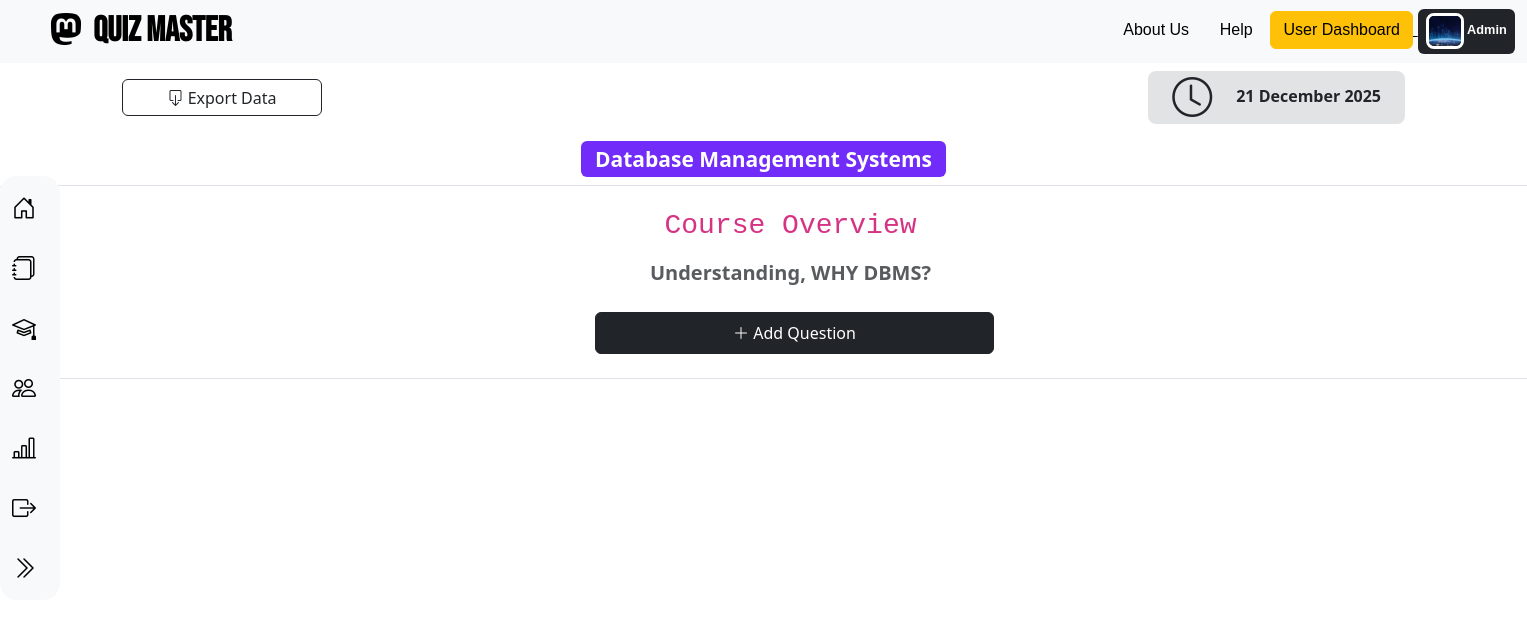
The app's page /admin_question/1/1/1 (signed in), older data.
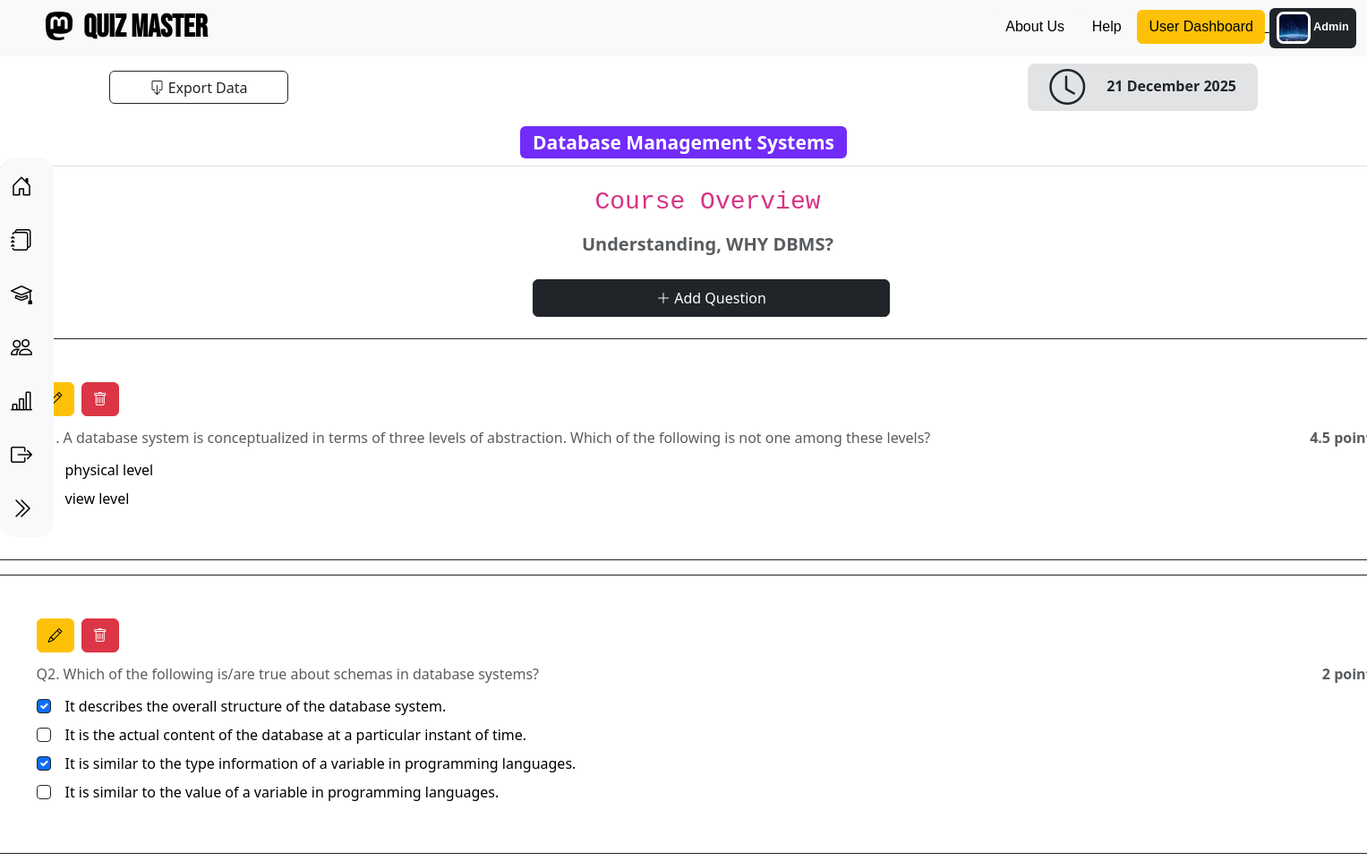
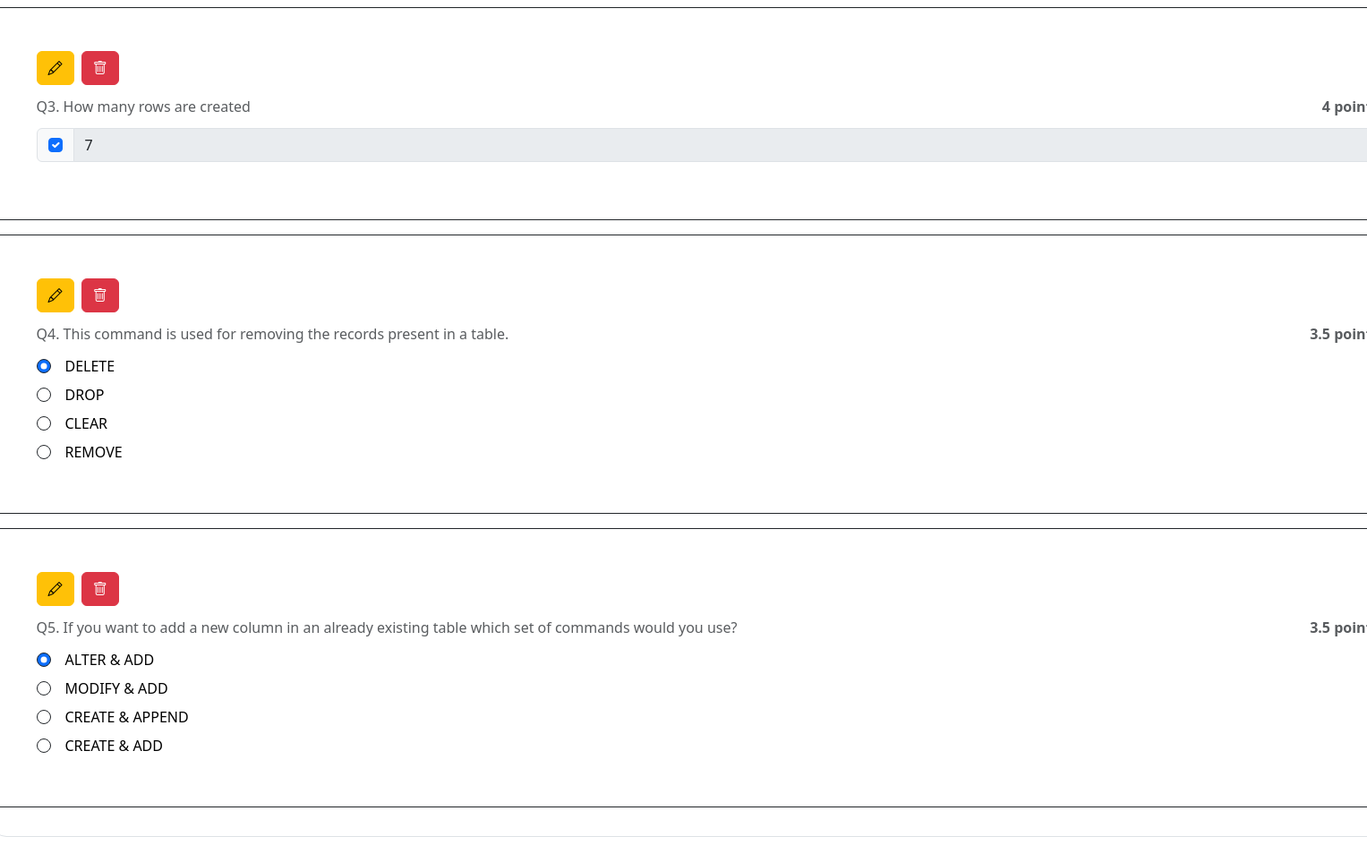
The same page, newer data (2 pictures, top to bottom).
### application/models.py (models this page shows)
class User(db.Model):  # Student Model
    id = db.Column(db.Integer, primary_key=True)
    firstname = db.Column(db.String(), nullable=False)
    lastname = db.Column(db.String())
    dob = db.Column(db.Date(), nullable=False)
    gender = db.Column(db.String(), nullable=False)
    bloodgroup = db.Column(db.String(), nullable=False)
    qualification = db.Column(db.String(), nullable=False)
    email = db.Column(db.String(), unique=True, nullable=False)
    username = db.Column(db.String(), unique=True, nullable=False)
    password = db.Column(db.String(), nullable=False)
    profile_image = db.Column(db.String(), nullable=False)
    type = db.Column(db.String(), default="general")
    subjects = db.relationship('Subject', secondary=user_subject, backref='thatuser')
    scores = db.relationship("Score", backref="thatuser", cascade="all, delete-orphan")

class Subject(db.Model):  # Subject Model
    id = db.Column(db.Integer, primary_key=True)
    name = db.Column(db.String(), nullable=False)
    category = db.Column(db.String(), nullable=False)
    description = db.Column(db.String(), nullable=False)
    sub_image = db.Column(db.String(), nullable=False)
    instructors = db.relationship('Instructor', secondary=subject_instructor, backref='that_inst_sub')
    chapters = db.relationship("Chapter", backref="that_chap_sub", cascade="all, delete-orphan")

class Chapter(db.Model):  # Chapter Model
    id = db.Column(db.Integer, primary_key=True)
    name = db.Column(db.String(), nullable=False)
    description = db.Column(db.String(), nullable=False)
    subject_id = db.Column(db.Integer, db.ForeignKey("subject.id", ondelete="CASCADE"), nullable=False)
    lectures = db.relationship("Lecture", backref="thatlecturechapter", cascade="all, delete-orphan")
    quizzes = db.relationship("Quiz", backref="thatquizchapter", cascade="all, delete-orphan")

class Question(db.Model):  # Question Model
    id = db.Column(db.Integer, primary_key=True)
    type = db.Column(db.String(), nullable=False)
    question_statement = db.Column(db.String(), nullable=False)
    marks = db.Column(db.Integer(), nullable=False)
    answer = db.Column(db.String(), nullable=False)
    quiz_id = db.Column(db.Integer, db.ForeignKey("quiz.id", ondelete="CASCADE"), nullable=False)

### application/controllers.py (the view, shortened to what this page needs)
@app.route("/admin_question/<int:subject_id>/<int:chapter_id>/<int:quiz_id>", methods=["GET", "POST"])
def admin_question(subject_id, chapter_id, quiz_id):
    if request.method == 'GET':
        this_user = User.query.filter_by(type="admin").first()
        subject = Subject.query.get(subject_id)
        chapter = Chapter.query.get(chapter_id)
        quiz =  Quiz.query.get(quiz_id)
        questions = Question.query.filter_by(quiz_id=quiz_id)
        all_answers = {}
        for question in questions:
            all_answers[question.id] = json.loads(question.answer)  # Convert JSON string to dictionary
        return render_template("admin/admin_question.html",this_user=this_user, subject=subject, chapter=chapter, quiz=quiz, questions=questions, all_answers=all_answers)

### templates/admin/admin_question.html (shortened to what this page needs)
{% extends 'base/admin_base.html' %}
{% block admin_content %}
<div class="px-4 text-center">
    <div class="mb-5">
        <h3 ><span class="badge" style="background-color: #712cf9;">{{ subject.name }}</span></h3>
        <div class="container my-2">
            <div class="position-relative  py-3 text-center text-muted bg-body border border-dashed rounded-4" style="width:1600px; margin-left: -125px;">
                <h2 class="mb-3"><code> {{ chapter.name }}</code></h2>
                <p class="carousel-container fs-5 fw-semibold ">
                    {{ chapter.description }}
                </p>
                <button type="button" class="btn btn-dark me-auto mx-2 py-2 my-2 w-25" data-bs-toggle="modal" data-bs-target="#addQuestionModal"><i class="bi bi-plus-lg"></i> Add Question</button>
                {% for question in questions %}
                    <div class="d-flex align-items-center border border-dark py-5 px-5 my-3 rounded-3">
                        <div class="lh-1 w-100 question">
                            <div class="d-flex w-100">
                                <button type="button" class="btn btn-warning view-btn" id="ques{{ question.id }}" value="{{ question.id }}" onclick="getQuestionDetails('{{ question.id }}')" data-bs-toggle="modal" data-bs-target="#modifyQuestionModal"><i class="bi bi-pencil"></i></button>&nbsp;&nbsp;
                                <a href="" class="btn btn-danger view-btn" type="button"><i class="bi bi-trash"></i></a>
                            </div><br>
                            <div class="d-flex w-100">
                                <p class="">Q{{ loop.index }}. {{ question.question_statement }} </p><strong class="ms-auto">{{ question.marks }} points</strong>
                            </div>
                                {% if question.type == "NAT" %}
                                    <div class="input-group mb-3">
                                        <div class="input-group-text">
                                        <input class="form-check-input mt-0" type="checkbox" value="" aria-label="Checkbox for following text input" checked disabled>
                                        </div>
                                        <input type="text" class="form-control" aria-label="Text input with checkbox" value="{{ all_answers[question.id].keys() | list | first  }}" disabled>
                                    </div>
                                {% endif %}
                                {% if question.type == "MCQ" %}
                                    {% for option in all_answers[question.id]  %}
                                        {% if all_answers[question.id][option] == 1 %}
                                            <div class="d-flex w-100">
                                                <input class="form-check-input border border-dark" type="radio"  checked disabled>
                                                <label class="form-check-label mx-3 mt-1">{{ option }}</label><br><br>
                                            </div>
                                        {% else %}
                                            <div class="d-flex w-100">
                                                <input class="form-check-input border border-dark" type="radio" disabled>
                                                <label class="form-check-label mx-3 mt-1">{{ option }}</label><br><br>
                                            </div>
                                        {% endif %}
                                    {% endfor %}
                                {% endif %}
                                {% if question.type == "MSQ" %}
                                    {% for option in all_answers[question.id]  %}
                                        {% if all_answers[question.id][option] == 1 %}
                                            <div class="d-flex w-100">
                                                <input class="form-check-input border border-dark" type="checkbox"  checked disabled>
                                                <label class="form-check-label mx-3 mt-1">{{ option }}</label><br><br>
                                            </div>
                                        {% else %}
                                            <div class="d-flex w-100">
                                                <input class="form-check-input border border-dark" type="checkbox" disabled>
                                                <label class="form-check-label mx-3 mt-1">{{ option }}</label><br><br>
                                            </div>
                                        {% endif %}
                                    {% endfor %}
                                {% endif %}
                        </div>
                    </div>
                {% endfor %}
            </div>
        </div>
    </div>
</div>
{% endblock %}

### templates/base/admin_base.html (shortened to what this page needs)
{% extends 'base/base.html' %}
{% block page_css %}
  <link rel="stylesheet" href="/static/admin.css">
{% endblock %}
{% block profile %}
<a href="/go_to_profile" type="button">
  <span class="badge text-bg-dark">
      <img src="/static/uploads/{{ this_user.profile_image }}" width="38px" height="36px" class="rounded-3 border border-3 border-white" alt="..."> {{ this_user.firstname }}
  </span>
</a>
{% endblock %}
{% block page_body %}
<div class="sidebar" id="sidebar">
    <a href="/admin_home" id="ahome">
      <i class="bi bi-house-door"></i>
    </a>
    <a href="/admin_subject" id="asub">
      <i class="bi bi-journals"></i>
    </a>
    <a href="/admin_instructor" id="ainstructor">
      <i class="bi bi-mortarboard"></i>
    </a>
    <a href="/admin_user" id="a_user">
        <i class="bi bi-people"></i>
      </a>
    <a href="/admin_summary" id="asummary">
      <i class="bi bi-bar-chart-line"></i>
    </a>
    <a href="/logout">
      <i class="bi bi-box-arrow-right"></i>
    </a>
    <a href="#" id="toggleSidebar">
      <i class="bi bi-chevron-double-right" id="toggleIcon"></i>
    </a>
  </div>
  <main class="position asbolute">
    <div class="px-4 text-center">
      <div class="d-flex align-items-center justify-content-between position-relative mb-3 mt-2" style="padding-inline: 98px;">
        <a class="btn btn-outline-dark" type="button" style="height: 37px; width:200px;">
            <i class="bi bi-box-arrow-down"></i> Export Data
        </a>
        <div class="d-flex justify-content-center align-items-center p-4 bg-secondary-subtle bg-opacity-15 rounded-3" style="height: 53px; width: auto;">
            <span class="display-6 lh-1 text-dark mb-0"><i class="bi bi-clock"></i></span>
            <div class="ms-4 h6 fw-normal mb-0">
                <div class="d-flex">
                    <h6 class="mb-0 fw-bold">21 December 2025</h6>
                </div>
            </div>
        </div>
      </div>
    </div>
    {% block admin_content %} {% endblock %}
  </main>
{% endblock %}

### templates/base/base.html (shortened to what this page needs)
<!doctype html>
<html lang="en">
<head>
    <link rel="stylesheet" href="/static/base.css">
    <link href="https://cdn.jsdelivr.net/npm/bootstrap@5.3.3/dist/css/bootstrap.min.css" rel="stylesheet"
>
    <link rel="stylesheet" href="https://cdn.jsdelivr.net/npm/bootstrap-icons@1.11.3/font/bootstrap-icons.min.css">
    <link rel="stylesheet" href="https://cdnjs.cloudflare.com/ajax/libs/font-awesome/6.5.1/css/all.min.css">
    {% block page_css %} {% endblock %}
</head>
<body>
    <nav class="navbar navbar-expand-lg bg-body-tertiary" style="padding: 0px 0px;">
        <div class="container-fluid" style="padding-left: 50px;">
            <a class="navbar-brand" href="{{ url_for('home', user_id=session['any_user_id']) if session.get('any_user_id') else url_for('home') }}" style="font-weight: bold; font-size: 35px; font-family: Bebas Neue;">
                <i class="bi bi-mastodon icon-style"></i>&nbsp;&nbsp;Quiz
                Master</a>
            <div class="collapse navbar-collapse" id="navbarSupportedContent"
                style="font-weight: 500; font-size: 17px; font-family: sans-serif;">
                <span class="navbar-text" style="margin-left:auto;">
                    <a href="/about"><button type="button" class="btn btn-light toggle-btn" id="aboutBtn">About Us</button></a>
                    <a href="/help"><button type="button" class="btn btn-light toggle-btn" id="helpBtn">Help</button></a>
                    {% if session["any_user_id"] %}
                        {% if session["any_user_type"] == "admin" %}
                            <a href="/admin_home">
                                <button type="button" class="btn btn-danger">Admin Dashboard</button>
                            </a>
                        {% elif session["any_user_type"] == "general" %}
                            <a href="{{ url_for('user_home', user_id=session['any_user_id']) }}">
                                <button type="button" class="btn btn-warning">User Dashboard</button>
                            </a>
                        {% endif %}
                    {% endif %}
                    {% block profile %} {% endblock %}
                </span>
            </div>
        </div>
    </nav>
<main>
    {% block page_body %} {% endblock %}
</main>
</body>
</html>

### static/base.css (style rules this page uses)
html, body { height: 100%; margin: 0; display: flex; flex-direction: column; }
main { flex-grow: 1; }
.icon-style { font-size: 2rem; }
.carousel-container { position: relative; display: flex; justify-content: center; align-items: center; }

### static/admin.css (style rules this page uses)
.sidebar { width: 60px; height: 53vh; background: #f8f9fa; transition: width 0.3s ease-in-out; overflow: hidden; position: fixed; top: 0; left: 0; padding-top: 2px; border-radius: 17px; margin-top: 176px; z-index: 1000; }
.sidebar a { display: flex; align-items: center; text-decoration: none; color: black; padding: 12px; font-size: 16px; transition: background 0.3s; }
.sidebar a i { font-size: 24px; margin-right: 10px; }

### templates/admin/admin_question.html (style rules this page uses)
.form-check-input:disabled, .form-check-label { color: black !important; opacity: 1 !important; }

Row changes from the older to the newer data that the page shows:
added Question: {{ question.id }} 1 (drawn), question_statement "A database system is conceptualized in terms of three levels of abstraction. Which of the following is not one among these levels?", marks "4.5", id "physical level", id "view level"
added Question: question_statement "Which of the following is/are true about schemas in database systems?", marks "2", id "It describes the overall structure of the database system." "It is similar to the type information of a variable in programming languages.", id "It is the actual content of the database at a particular instant of time." "It is similar to the value of a variable in programming languages."
added Question: question_statement "How many rows are created", marks "4", all_answers "7"
added Question: {{ question.id }} 5 (drawn), question_statement "This command is used for removing the records present in a table.", marks "3.5", id "DELETE", id "DROP" "CLEAR" "REMOVE"
added Question: {{ question.id }} 6 (drawn), question_statement "If you want to add a new column in an already existing table which set of commands would you use?", marks "3.5", id "ALTER & ADD", id "MODIFY & ADD" "CREATE & APPEND" "CREATE & ADD"
